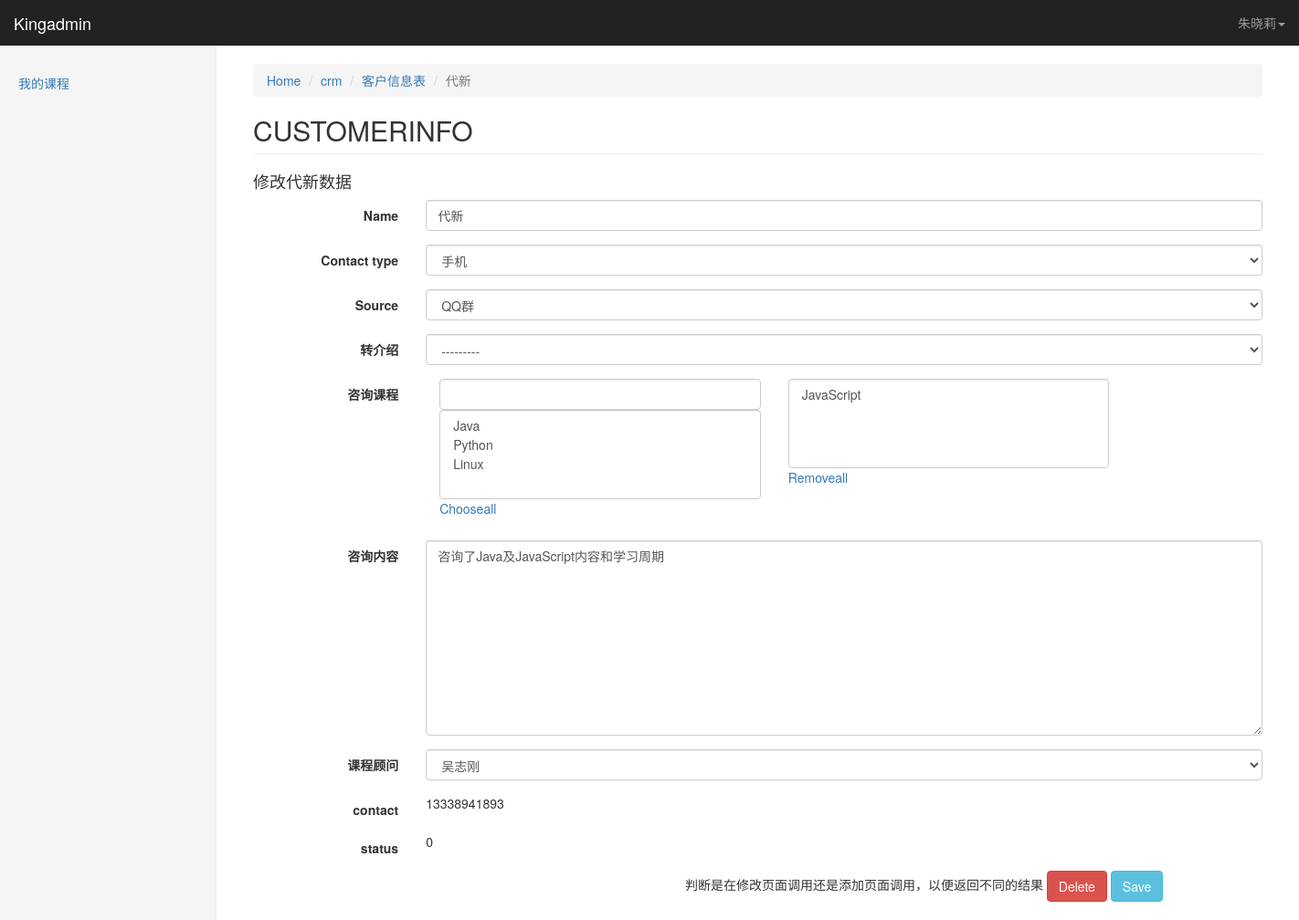
Screenshot of /kingadmin/crm/customerinfo/4/change/ (signed in) with the database file from the repository.
### crm/models.py (models this page shows)
class Menus(models.Model):
    name = models.CharField(max_length=64)
    url_type_choices = ((0, 'absolute'), (1,'dynamic'))
    url_type = models.SmallIntegerField(choices=url_type_choices)
    url_name = models.CharField(max_length=128)
    def __str__(self):
        return self.name
    class Meta:
        unique_together = ('name', 'url_name')

class CustomerInfo(models.Model):
    name = models.CharField(max_length=64, default=None)
    contact_type_choices = ((0,'qq'),
                            (1,'微信'),
                            (2,'手机')
                            )
    contact_type = models.SmallIntegerField(choices=contact_type_choices, default=0)
    contact = models.CharField(max_length=64, unique=True)
    source_choices = ((0,'QQ群'),
                      (1,'51CTO'),
                      (2,'百度推广'),
                      (3,'知乎'),
                      (4,'转介绍'),
                      (5,'其它')
                      )
    source = models.SmallIntegerField(choices=source_choices)
    referral_from = models.ForeignKey('self', blank=True, null=True, verbose_name='转介绍', on_delete=models.CASCADE)
    consult_course = models.ManyToManyField('Course', verbose_name='咨询课程')
    consult_content = models.TextField(verbose_name='咨询内容')
    status_choices = ((0,'未报名'),
                      (1,'已报名'),
                      (2,'已退学')
                      )
    status = models.SmallIntegerField(choices=status_choices)
    consultant = models.ForeignKey('Userprofile', verbose_name='课程顾问', on_delete=models.CASCADE)
    date = models.DateField(auto_now_add=True)
    def __str__(self):
        return self.name
    class Meta:
        verbose_name = '客户信息表'
        verbose_name_plural = verbose_name

### kingadmin/views.py (the view)
# urls.py: url(r'^(\w+)/(\w+)/(\d+)/change/$', views.table_obj_change, name='table_obj_change'),
@login_required
def table_obj_change(request, app_name, model_name, obj_id):
    admin_class = site.enabled_admins[app_name][model_name]
    model_form = form_handle.create_dynamic_model_form(admin_class)
    obj = admin_class.model.objects.get(id=obj_id)
    if request.method == 'GET':
        form_obj = model_form(instance = obj)
    elif request.method =='POST':
        form_obj = model_form(instance=obj, data=request.POST)
        if form_obj.is_valid():
            form_obj.save()
            return redirect('/kingadmin/%s/%s'%(app_name, model_name))
    return render(request, 'kingadmin/table_obj_change.html', locals())

### crm/models.py (called while the page is built)
    def __str__(self):
        return self.name

    def __str__(self):
        return self.name

### kingadmin/form_handle.py (called while the page is built)
def create_dynamic_model_form(admin_class, form_add=False):
    class Meta:
        model = admin_class.model
        fields = "__all__"
        if not form_add:#修改页面，设置只读属性有效
            exclude = admin_class.readonly_fields
            admin_class.form_add = False
        else:#添加页面
            admin_class.form_add = True
    def __new__(cls, *args, **kwargs):
        for field_name in cls.base_fields:
            field_obj = cls.base_fields[field_name]
            field_obj.widget.attrs.update({'class':'form-control'})
        return ModelForm.__new__(cls)
    dynamic_form = type('DynamicModelForm',(ModelForm,),{'Meta':Meta,'__new__':__new__})
    return dynamic_form

### kingadmin/templatetags/kingadmin_tags.py (called while the page is built)
@register.simple_tag #加上这句，就是一个合格的template tags了
def get_model_verbose_name(admin_class):
    return admin_class.model._meta.verbose_name

@register.simple_tag
def get_model_name(admin_class):
    return admin_class.model._meta.model_name.upper()

@register.simple_tag
def get_obj_field_value(form_obj, field):
    return getattr(form_obj.instance, field)

@register.simple_tag
def get_available_m2m_data(field_name, form_obj, admin_class):
    field_obj = admin_class.model._meta.get_field(field_name)
    obj_list = set(field_obj.related_model.objects.all())
    if form_obj.instance.id:
        selected_data = set(getattr(form_obj.instance, field_name).all())
        return obj_list - selected_data
    else:
        return obj_list

@register.simple_tag
def get_selected_m2m_data(field_name, form_obj, admin_class):
    if form_obj.instance.id:
        selected_data = getattr(form_obj.instance, field_name).all()
        return selected_data
    else:
        return []

### kingadmin/templates/kingadmin/table_obj_change.html
{% extends 'kingadmin/index.html' %}
{% load kingadmin_tags %}
{% block right-content-container %}
    <ol class="breadcrumb">
        <li><a href="/kingadmin">Home</a></li>
        <li><a href="/kingadmin/{{ app_name }}">{{ app_name }}</a></li>
        <li><a href="/kingadmin/{{ app_name }}/{{ model_name }}">{% get_model_verbose_name admin_class %}</a></li>
        <li class="active">{{ form_obj.instance }}</li>
    </ol>
<h2 class="page-header">{% get_model_name admin_class %}</h2>
<h4>修改{{ form_obj.instance }}数据</h4>
{% include 'kingadmin/table_obj_change_component.html' %}
{% endblock %}

### kingadmin/templates/kingadmin/index.html (shortened to what this page needs)
{% extends 'base.html' %}
{% block body %}
    <nav class="navbar navbar-inverse navbar-fixed-top">
        <div class="container-fluid">
            <div class="navbar-header">
            <a class="navbar-brand" href="https://v3.bootcss.com/examples/dashboard/#">{% block pro_name%}Kingadmin{% endblock %}</a>
            </div>
            <div id="navbar" class="navbar-collapse collapse">
                <ul class="nav navbar-nav navbar-right">
                    <li class="dropdown">
                    <a href="#" class="dropdown-toggle" data-toggle="dropdown"  aria-expanded="true">{{ request.user }}<span class="caret"></span></a>
                    </li>
                </ul>
            </div>
        </div>
    </nav>
    <div class="container-fluid">
      <div class="row">
        <div class="col-sm-3 col-md-2 sidebar">
          <ul class="nav nav-sidebar">
              {% for role in request.user.userprofile.role.all %}
                  {% for menu in role.menus.all %}
                      <li><a href="{% if menu.url_type == 0 %}{{ menu.url_name }}{% else %}{% url menu.url_name %}{% endif %}">{{ menu }}</a></li>
                  {% endfor %}
              {% endfor %}
          </ul>
        </div>
        <div class="col-sm-9 col-sm-offset-3 col-md-10 col-md-offset-2 main">
            {% block right-content-container %}{% endblock %}
        </div>
      </div>
    </div>
{% endblock %}

### kingadmin/templates/kingadmin/table_obj_change_component.html (shortened to what this page needs)
{% load kingadmin_tags %}
<form class="form-horizontal" method="post" onsubmit="VerificationBeforeFormSubmit()" novalidate>{% csrf_token %}
    {% for field in form_obj %}
        <div class="form-group">
            <label class="col-sm-2 control-label">{{ field.label }}</label>
            <div class="col-sm-10">
                {% if field.name in admin_class.filter_horizontal %}
                    <div class="col-lg-5">
                        <input type="search" class="form-control" oninput="Fuzzysearch(this)">
                        <select id="id_{{ field.name }}_from" multiple class="form-control">
                            {% get_available_m2m_data field.name form_obj admin_class as available_m2m_data %}
                            {% for obj in available_m2m_data %}
                                <option ondblclick="MoveSelectedOption(this, 'id_{{ field.name }}_to')" value="{{ obj.id }}">
                                </option>
                            {% endfor %}
                        </select>
                        <p><a onclick="MoveAllElements('id_{{ field.name }}_from','id_{{ field.name }}_to')">Chooseall</a></p>
                    </div>
                    <div class="col-lg-5">
                        <select tag='selected_m2m' id="id_{{ field.name }}_to" multiple class="form-control" name="{{ field.name }}">
                            {% get_selected_m2m_data field.name form_obj admin_class as selected_m2m_data %}
                            {% for obj in selected_m2m_data %}
                                <option value="{{ obj.id }}" ondblclick="MoveSelectedOption(this, 'id_{{ field.name }}_from')">
                                </option>
                            {% endfor %}
                        </select>
                        <p><a onclick="MoveAllElements('id_{{ field.name }}_to','id_{{ field.name }}_from')">Removeall</a></p>
                    </div>
                {% else %}
                    {{ field }}
                {% endif %}
            </div>
        </div>
    {% endfor %}
    {% if not admin_class.form_add %}
        {% for field in admin_class.readonly_fields %}
            <div class="form-group">
                <label class="col-sm-2 control-label">{{ field }}</label>
                <div class="col-sm-10">
                    {% get_obj_field_value form_obj field %}
                </div>
            </div>
        {% endfor %}
    {% endif %}
    <div class="row">
        <div class="col-sm-offset-5 col-sm-10">
            {% if form_obj.instance.id %}
            判断是在修改页面调用还是添加页面调用，以便返回不同的结果
            <a href="{% url 'table_obj_delete' app_name model_name form_obj.instance.id %}" class="btn btn-danger">Delete</a>
            {% endif %}
            <button type="submit" class=" btn btn-info">Save</button>
        </div>
    </div>
</form>

### static/css/dashboard.css (style rules this page uses)
body { padding-top: 50px; }
.navbar-fixed-top { border: 0; }
.sidebar { display: none; }
@media (min-width: 768px) { .sidebar { position: fixed; top: 51px; bottom: 0; left: 0; z-index: 1000; display: block; padding: 20px; overflow-x: hidden; overflow-y: auto; background-color: #f5f5f5; border-right: 1px solid #eee; } }
.nav-sidebar { margin-right: -21px; margin-bottom: 20px; margin-left: -20px; }
.nav-sidebar > li > a { padding-right: 20px; padding-left: 20px; }
.main { padding: 20px; }
@media (min-width: 768px) { .main { padding-right: 40px; padding-left: 40px; } }
.main .page-header { margin-top: 0; }

### rows the page displays
Menus: name "我的课程"
CustomerInfo: instance "代新", form_obj "代新" "手机" "QQ群" "---------" "咨询了Java及JavaScript内容和学习周期" "吴志刚", contact "13338941893" "0"

### other values shown
{{ request.user }} "朱晓莉"
{{ app_name }} "crm"
{{ field.label }} "Name" "Contact type" "Source" "转介绍" "咨询课程" "咨询内容" "课程顾问"
{{ field }} "contact" "status"
